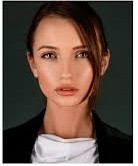
#> input picture 04/face_reference.jpeg, 138 x 166 px; its folder holds 5 pictures in this run
$ jupyter execute --allow-errors HW_04_Rajabi.ipynb
#> lines starting #> are read from the running program, lines starting #| are printed output that depends on the picture
[cell 1]
import numpy as np
import pandas as pd
import matplotlib.pyplot as plt
import seaborn as sns


# No.1
sns.set_theme()
def is_outlier(series):
    q1, q3 = series.quantile([0.25, 0.75])
    iqr = q3 - q1
    lower, upper = q1 - 1.5 * iqr, q3 + 1.5 * iqr
    return (series < lower) | (series > upper)

# part1 - Data Collection & Preparation
#> (the rest of this cell did not finish here and is left out)

#> (a cell that did not finish here is left out)

[cell 3]
# No.3
from collections import Counter

# part1
#> (the rest of this cell did not finish here and is left out)

[cell 4]
# No.4
face_ref = plt.imread('face_reference.jpeg')
#> face_ref is the input picture: shape (166, 138, 3); mean R, G, B 98.4, 80.8, 71.7
face_input_series = pd.Series(['face_input.jpeg', 'face_input_2.jpg', 'face_input_3.jpeg', 'face_input_4.jpeg'])

MAE_THRESHOLD = 50
MSE_THRESHOLD = 3000
face_df = pd.DataFrame(columns=['MAE', 'MSE'], index=face_input_series)

if face_ref.ndim == 3 and face_ref.shape[2] in [3, 4]:
    face_ref = np.dot(face_ref[..., :3], [0.299, 0.587, 0.114])
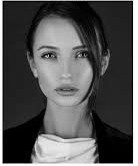
#> face_ref: shape (166, 138) float64; min 0, max 255, mean 85

for item in face_input_series:
    face_in = plt.imread(item)
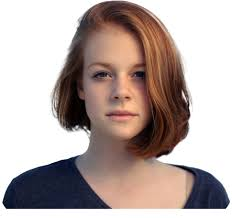
#> input picture 04/face_input.jpeg, 232 x 218 px
#> face_in is the input picture: shape (218, 232, 3); mean R, G, B 182.3, 167.8, 163.9
    print(type(item), end='\n\n')
    if face_in.ndim == 3 and face_in.shape[2] in [3, 4]:
        face_in = np.dot(face_in[..., :3], [0.299, 0.587, 0.114])
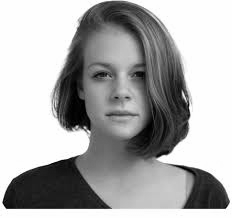
#> face_in: shape (218, 232) float64; min 0, max 255, mean 171.7

    face_ref_height, face_ref_width = face_ref.shape[0], face_ref.shape[1]
#> face_ref_height = 166; face_ref_width = 138
    face_in_height, face_in_width = face_in.shape[0], face_in.shape[1]
#> face_in_height = 218; face_in_width = 232

    new_height = min(face_ref_height, face_in_height)
#> new_height = 166
    new_width = min(face_ref_width, face_in_width)
#> new_width = 138

    face_ref_height_start_index = abs(new_height - face_ref_height) // 2
#> face_ref_height_start_index = 0
    face_ref_height_end_index = abs(face_ref_height - face_ref_height_start_index)
#> face_ref_height_end_index = 166

    face_ref_width_start_index = abs(new_width - face_ref_width) // 2
#> face_ref_width_start_index = 0
    face_ref_width_end_index = abs(face_ref_width - face_ref_width_start_index)
#> face_ref_width_end_index = 138


    face_in_height_start_index = abs(new_height - face_in_height) // 2
#> face_in_height_start_index = 26
    face_in_height_end_index = abs(face_in_height - face_in_height_start_index)
#> face_in_height_end_index = 192

    face_in_width_start_index = abs(new_width - face_in_width) // 2
#> face_in_width_start_index = 47
    face_in_width_end_index = abs(face_in_width - face_in_width_start_index)
#> face_in_width_end_index = 185

    face_ref_resized = face_ref[ face_ref_height_start_index: face_ref_height_end_index , face_ref_width_start_index: face_ref_width_end_index ]
    face_in_resized = face_in[ face_in_height_start_index: face_in_height_end_index, face_in_width_start_index: face_in_width_end_index ]
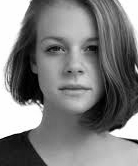
#> face_in_resized: shape (166, 138) float64; min 0, max 255, mean 126.5

    MAE = np.mean(np.abs(face_ref_resized - face_in_resized))
#> MAE = 79.24
    MSE = np.mean(np.abs(face_ref_resized - face_in_resized) ** 2)
#> MSE = 11556.7

    face_df.loc[item, 'MAE'] = MAE
    face_df.loc[item, 'MSE'] = MSE

    fig, ax = plt.subplots(1, 2)
    ax[0].imshow(face_ref)
    ax[1].imshow(face_in)
    plt.axis('off')

    plt.tight_layout()
    plt.show()

    fig1, ax1 = plt.subplots(1, 2)
    ax1[0].imshow(face_ref_resized)
    ax1[1].imshow(face_in_resized)
    plt.axis('off')

    if MAE < MAE_THRESHOLD or MSE < MSE_THRESHOLD:
        txt = 'Face Matched'
    else:
        txt = 'Face Not Matched'
    plt.text(0, 3, txt, color='green', verticalalignment='top', horizontalalignment='right')
    plt.tight_layout()
    plt.show()
#> pass 2 of the loop `for item in face_input_series:`:
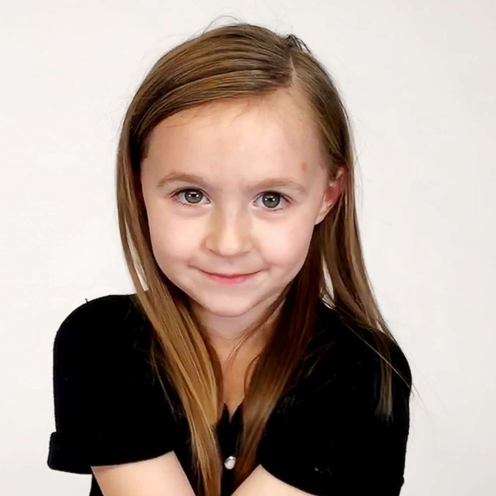
#> input picture 04/face_input_2.jpg, 992 x 992 px (shown at 1/2 size)
#> face_in is the input picture: shape (992, 992, 3); mean R, G, B 170.2, 154.1, 144.9
#> face_in: shape (992, 992) float64
#> `face_in_resized = face_in[ face_in_height_start_index: face_in_height_..`:
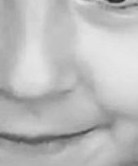
#> face_in_resized: shape (166, 138) float64; min 37.96, max 232, mean 187.5
#> MAE = 116.4
#> MSE = 17692.2
#> `plt.show()`:
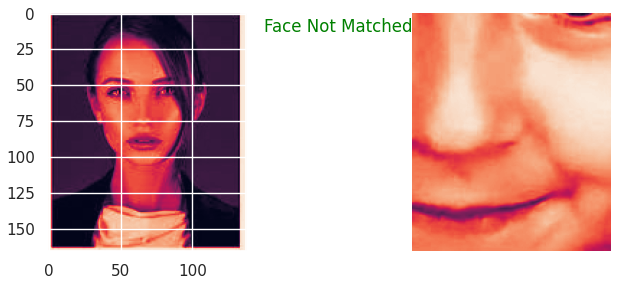
#> figure drawn by matplotlib, 2 panels
#> pass 3 of the loop `for item in face_input_series:`:
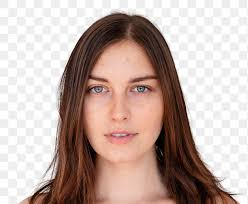
#> input picture 04/face_input_3.jpeg, 248 x 204 px
#> face_in is the input picture: shape (204, 248, 3); mean R, G, B 193.4, 174.1, 167.2
#> face_in: shape (204, 248) float64
#> `face_in_resized = face_in[ face_in_height_start_index: face_in_height_..`:
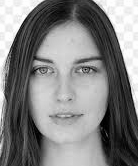
#> face_in_resized: shape (166, 138) float64; min 0, max 255, mean 129.8
#> MAE = 71.08
#> MSE = 9670.2
#> `plt.show()`:
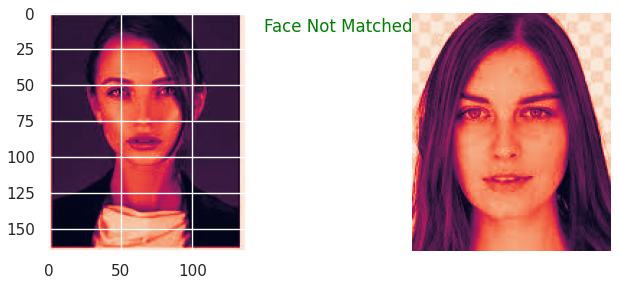
#> figure drawn by matplotlib, 2 panels
#> the loop made 4 passes; the first 3 are shown

plt.figure()
plt.axes()
plt.barh(face_df.index, face_df['MSE'])
plt.tight_layout()
plt.show();
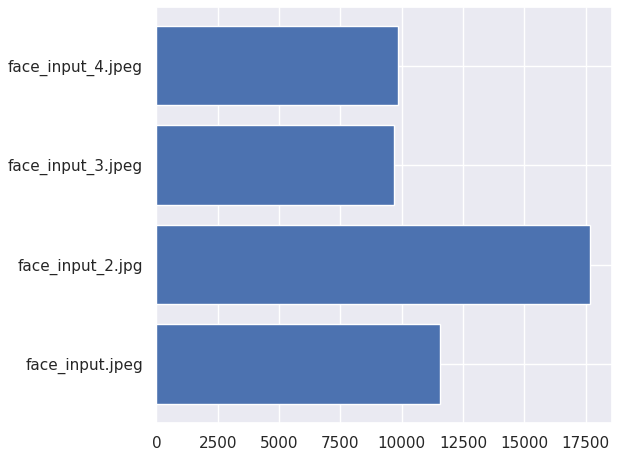
#> figure drawn by matplotlib, 1 panel
